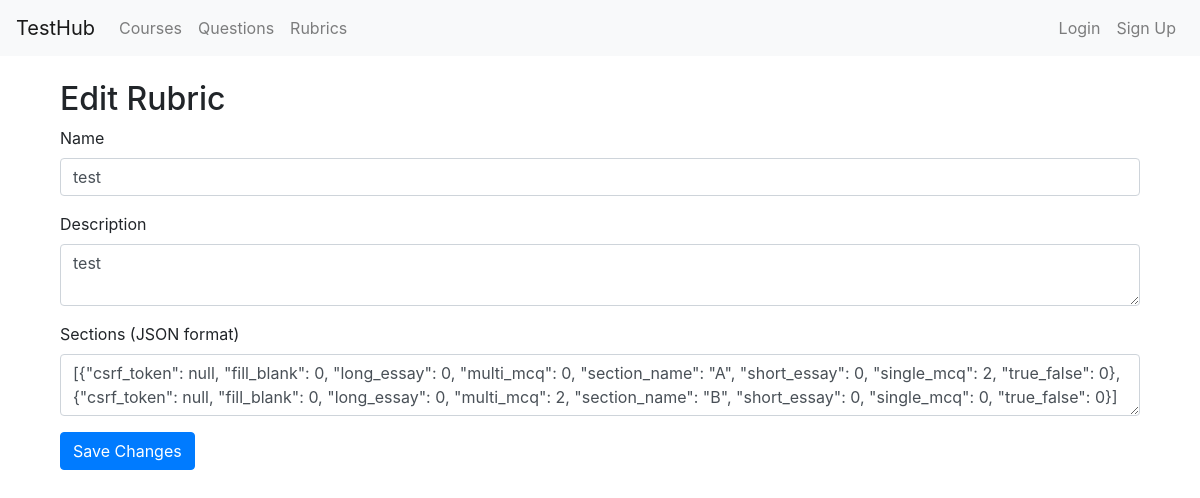
The page /rubrics/edit/1 on the database its author committed.
### models.py (models this page shows)
class Rubric(db.Model):
    id = db.Column(db.Integer, primary_key=True)
    name = db.Column(db.String(100), nullable=False)
    description = db.Column(db.Text, nullable=True)
    sections = db.Column(db.Text, nullable=False)  # JSON string to store sections and their details

### routes/rubrics.py (the view)
@rubric_bp.route('/edit/<int:rubric_id>', methods=['GET', 'POST'])
def edit_rubric(rubric_id):
    rubric = Rubric.query.get_or_404(rubric_id)
    if request.method == 'POST':
        rubric.name = request.form['name']
        rubric.description = request.form['description']
        rubric.sections = json.dumps(request.form['sections'])
        db.session.commit()
        return redirect(url_for('rubrics.list_rubrics'))
    return render_template('rubric_form.html', rubric=rubric)

### templates/rubric_form.html (shortened to what this page needs)
{% extends "base.html" %}
{% block content %}
<div class="container mt-4">
  <h2>Edit Rubric</h2>
  <form method="POST">
    <div class="form-group">
      <label for="name">Name</label>
      <input type="text" class="form-control" id="name" name="name" value="{{ rubric.name }}">
    </div>
    <div class="form-group">
      <label for="description">Description</label>
      <textarea class="form-control" id="description" name="description">{{ rubric.description }}</textarea>
    </div>
    <div class="form-group">
      <label for="sections">Sections (JSON format)</label>
      <textarea class="form-control" id="sections" name="sections">{{ rubric.sections }}</textarea>
    </div>
    <button type="submit" class="btn btn-primary">Save Changes</button>
  </form>
</div>
{% endblock %}

### rows shown on the page
Rubric: name "test", description "test", sections "[{\"csrf_token\": null, \"fill_blank\": 0, \"long_essay\": 0, \"multi_mcq\": 0, \"section_name\": \"A\", \"short_essay\": 0, \"single_mcq\": 2, \"true_false\": 0}, {\"csrf_token\": null, \"fill_blank\": 0, \"long_essay\": 0, \"multi_mcq\": 2, \"section_name\": \"B\", \"short_essay\": 0, \"single_mcq\": 0, \"true_false\": 0}]"
